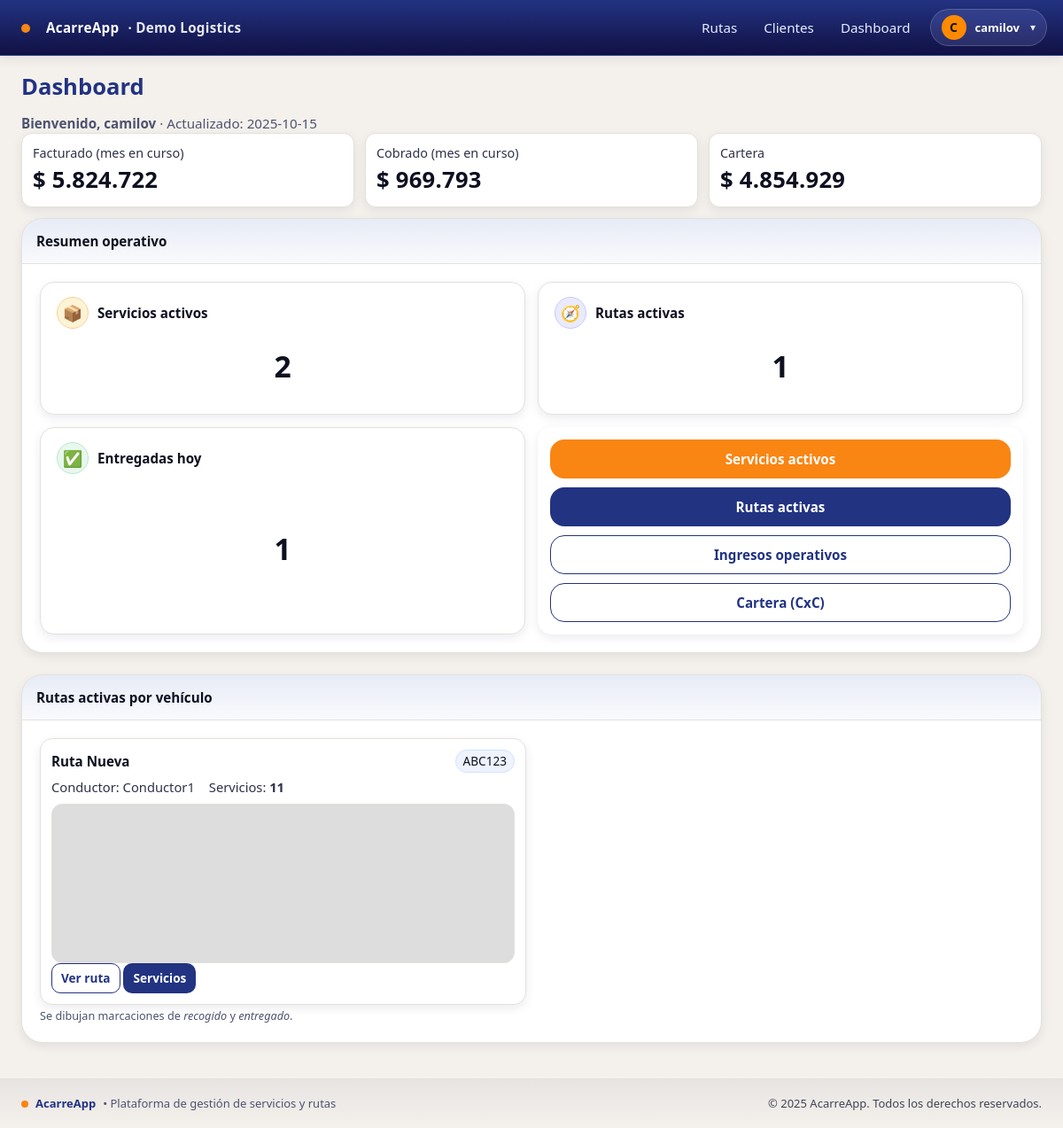
Page /dashboard/ (signed in) on the earlier database version.
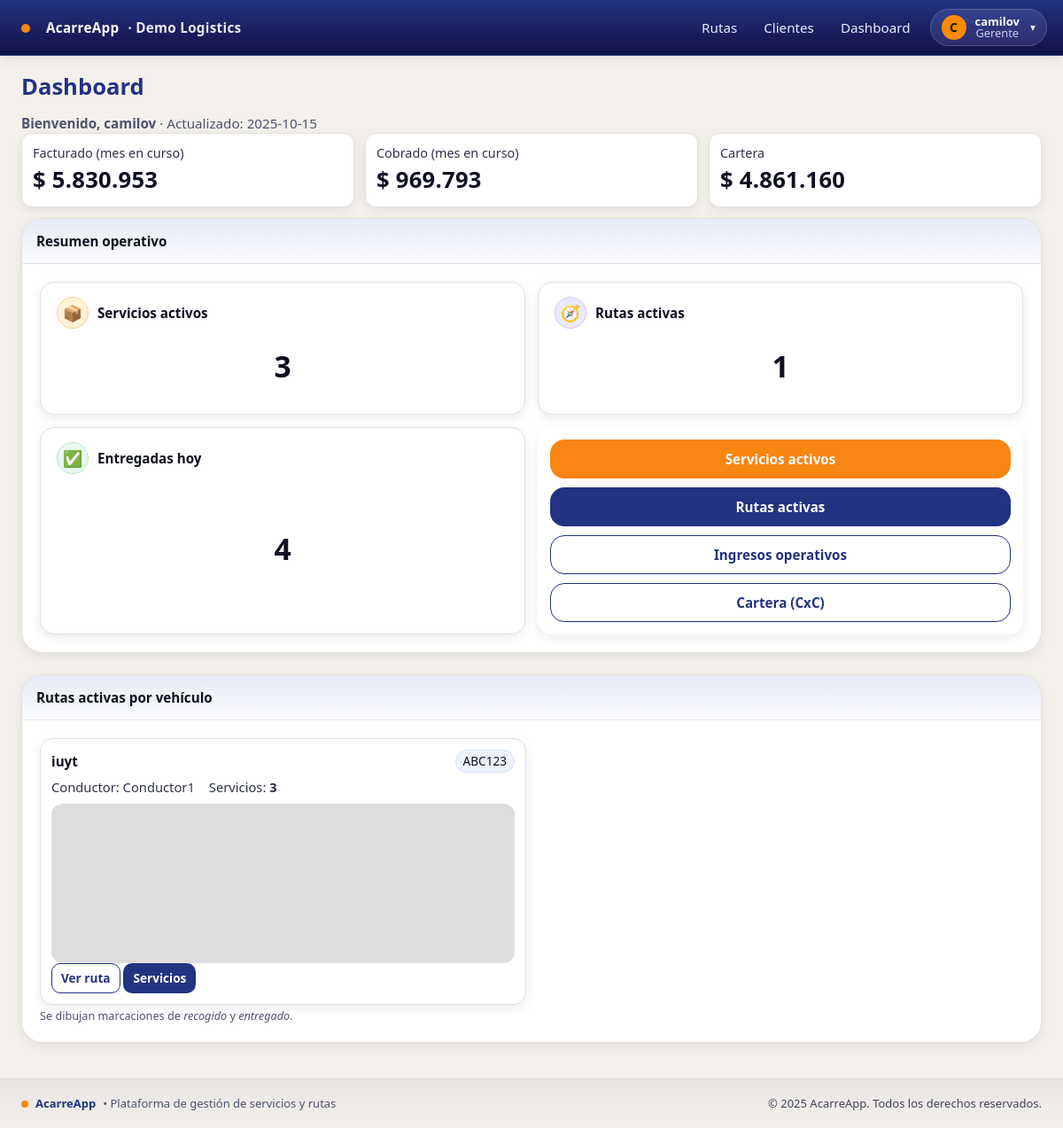
Same page on the later database version.
### rutas/models.py (models this page shows, shortened)
class Ruta(models.Model):
    empresa = models.ForeignKey(Empresa, on_delete=models.CASCADE)
    fecha_salida = models.DateField()
    vehiculo = models.ForeignKey(Vehiculo, on_delete=models.PROTECT)
    conductor = models.ForeignKey(User, on_delete=models.PROTECT)
    base_efectivo = models.DecimalField(max_digits=10, decimal_places=2, default=200000)
    estado = models.CharField(max_length=20, choices=[('ACTIVA', 'Activa'), ('CERRADA', 'Cerrada')], default='ACTIVA')
    nombre = models.CharField(max_length=150, blank=True, help_text="Ej: Jardin - Medellin - Jardin")
    created_at = models.DateTimeField(auto_now_add=True)

### empresa/models.py (models this page shows, shortened)
class Vehiculo(models.Model):
    empresa = models.ForeignKey(Empresa, on_delete=models.PROTECT)
    placa = models.CharField(max_length=15)
    marca = models.CharField(max_length=60, blank=True)
    modelo = models.CharField(max_length=60, blank=True)
    activo = models.BooleanField(default=True)
    class Meta:
        unique_together = [('empresa','placa')]
        ordering = ['placa']

### usuarios/models.py (models this page shows, shortened)
class UserProfile(models.Model):
    user = models.OneToOneField(User, on_delete=models.CASCADE)
    empresa = models.ForeignKey(Empresa, on_delete=models.PROTECT, null=True)
    rol = models.CharField(max_length=20, choices=[('GERENTE','Gerente'),('CONDUCTOR','Conductor')])

### dashboard/views.py (the view)
# urls.py: path("", views.DashboardHomeView.as_view(), name="home"),
class DashboardHomeView(GerenteRequiredMixin, TemplateView):
    template_name = "dashboard/index.html"
    def get_context_data(self, **kwargs):
        ctx = super().get_context_data(**kwargs)
        hoy = localdate()
        primer_dia_mes = date(hoy.year, hoy.month, 1)
        serv_empresa = _empresa_serv_qs()
        serie_mes = serv_empresa.filter(ruta__fecha_salida__range=(primer_dia_mes, hoy))
        fact = serie_mes.aggregate(t=Coalesce(Sum("valor"), 0))["t"] or 0
        cob  = serie_mes.aggregate(t=Coalesce(Sum("anticipo"), 0))["t"] or 0
        servicios_activos = _servicios_no_entregados(serv_empresa).filter(
            ruta__in=_rutas_activas_qs()
        ).count()
        rutas_activas = _rutas_activas_count()
        serv_hoy_base = _filter_day(serv_empresa, "ruta__fecha_salida", Ruta, "fecha_salida", hoy)
        pendientes_hoy = _servicios_no_entregados(serv_hoy_base).count()
        entregadas_hoy = _servicios_entregados_hoy(serv_empresa, hoy).count()
        u = self.request.user
        nombre_usuario = (f"{getattr(u,'first_name','')} {getattr(u,'last_name','')}".strip()
                          or getattr(u, "username", ""))
        ctx.update({
            "hoy": hoy,
            "kpi_facturado": int(fact),
            "kpi_cobrado": int(cob),
            "kpi_cartera": int(fact) - int(cob),
            "servicios_activos": servicios_activos,
            "rutas_activas": rutas_activas,
            "pendientes_hoy": pendientes_hoy,
            "entregadas_hoy": entregadas_hoy,
            "nombre_usuario": nombre_usuario,
            "rutas_cards": _rutas_activas_cards(limit=6),
        })
        return ctx

### acarreapp/context_processors.py (called while the page is built)
def vapid_public_key(request):
    return {"VAPID_PUBLIC_KEY": settings.VAPID_PUBLIC_KEY}

### acarreapp/tenancy.py (called while the page is built)
def set_current_empresa(empresa):
    _state.empresa = empresa

def get_current_empresa():
    return getattr(_state, 'empresa', None)

def empresa_context(request):
    return {'empresa_actual': get_current_empresa()}

### dashboard/views.py (called while the page is built)
def _empresa_serv_qs():
    emp = get_current_empresa()
    qs = Servicio.objects.select_related("ruta", "cliente", "ruta__conductor")
    return qs.filter(ruta__empresa=emp) if emp else qs

def _rutas_qs_base():
    qs = Ruta.objects.select_related("vehiculo", "conductor")
    emp = get_current_empresa()
    if emp:
        qs = qs.filter(empresa=emp)
    return qs

def _rutas_activas_qs():
    qs = _rutas_qs_base()
    if hasattr(Ruta, "estado"):
        qs = qs.filter(estado="ACTIVA")
    elif hasattr(Ruta, "cerrada"):
        qs = qs.filter(cerrada=False)
    return qs

def _rutas_activas_count():
    return _rutas_activas_qs().count()

def _servicios_no_entregados(qs):
    if hasattr(Servicio, "entregado"):
        return qs.filter(entregado=False)
    return qs.filter(entregado_en__isnull=True)

### templates/dashboard/index.html (shortened to what this page needs)
{% extends "base.html" %}
{% load humanize l10n %}
{% block content %}
<header class="mb-2">
  <h1 class="m-0">Dashboard</h1>
  <div class="text-muted" style="margin-top:2px;">
    <strong>Bienvenido, {{ nombre_usuario }}</strong> · Actualizado: {{ hoy|date:"Y-m-d" }}
  </div>
</header>
<div class="kpi-deck">
  <div class="kpi-card">
    <div class="kpi-label">Facturado (mes en curso)</div>
    <div class="kpi-value">$ {{ kpi_facturado|intcomma }}</div>
  </div>
  <div class="kpi-card">
    <div class="kpi-label">Cobrado (mes en curso)</div>
    <div class="kpi-value">$ {{ kpi_cobrado|intcomma }}</div>
  </div>
  <div class="kpi-card">
    <div class="kpi-label">Cartera</div>
    <div class="kpi-value">$ {{ kpi_cartera|intcomma }}</div>
  </div>
</div>
<div style="height:12px;"></div>
<section class="card">
  <div class="card-header">Resumen operativo</div>
  <div class="card-body">
    <div class="ops-grid">
      <a class="stat" href="{% url 'rutas:list' %}?activas=1" aria-label="Servicios activos">
        <div class="stat-head">
          <span class="stat-icon bg-amber">📦</span>
          <span class="stat-title">Servicios activos</span>
        </div>
        <div class="stat-number">{{ servicios_activos }}</div>
      </a>
      <a class="stat" href="{% url 'rutas:list' %}?activas=1" aria-label="Rutas activas">
        <div class="stat-head">
          <span class="stat-icon bg-indigo">🧭</span>
          <span class="stat-title">Rutas activas</span>
        </div>
        <div class="stat-number">{{ rutas_activas }}</div>
      </a>
      <div class="stat" aria-label="Entregadas hoy">
        <div class="stat-head">
          <span class="stat-icon bg-green">✅</span>
          <span class="stat-title">Entregadas hoy</span>
        </div>
        <div class="stat-number">{{ entregadas_hoy }}</div>
      </div>
      <div class="stat-actions">
        <a class="btn btn-accent btn-block"  href="{% url 'rutas:list' %}?activas=1">Servicios activos</a>
        <a class="btn btn-primary btn-block" href="{% url 'rutas:list' %}?activas=1">Rutas activas</a>
        <a class="btn btn-outline btn-block" href="{% url 'dashboard:operacion' %}">Ingresos operativos</a>
        <a class="btn btn-outline btn-block" href="{% url 'dashboard:cartera' %}">Cartera (CxC)</a>
      </div>
    </div>
  </div>
</section>
<div style="height:24px;"></div>
{% if rutas_cards %}
<section class="card">
  <div class="card-header">Rutas activas por vehículo</div>
  <div class="card-body">
    <div class="routes-grid">
      {% for r in rutas_cards %}
      <div class="route-mini">
        <div class="route-top">
          <div class="route-title">{{ r.nombre }}</div>
          <div class="route-chip">{{ r.placa }}</div>
        </div>
        <div class="route-meta">
          <span>Conductor: {{ r.conductor|default:"—" }}</span>
          <span>Servicios: <strong>{{ r.servicios_total }}</strong></span>
        </div>
        <div id="map-route-{{ r.id }}" class="mini-map" aria-label="Mapa de {{ r.nombre }}"></div>
        <div class="route-actions">
          <a class="btn btn-sm btn-outline" href="{% url 'dashboard:ruta_recorrido' r.id %}">Ver ruta</a>
          <a class="btn btn-sm btn-outline-primary" href="{% url 'servicios:por_ruta' r.id %}">Servicios</a>
        </div>
      </div>
      {% endfor %}
    </div>
    <small class="text-muted">Se dibujan marcaciones de <em>recogido</em> y <em>entregado</em>.</small>
  </div>
</section>
{% endif %}
{% endblock %}
{% block extra_css %}
<link rel="stylesheet" href="https://unpkg.com/leaflet@1.9.4/dist/leaflet.css">
{% endblock %}

### templates/includes/navbar.html (shortened to what this page needs)
<header class="navbar">
  <div class="container nav-inner" style="padding-left:18px; padding-right:18px;">
    <a class="brand" href="{% url 'rutas:list' %}" style="display:flex;align-items:center;gap:10px;">
      <span class="dot" style="margin-left:6px;margin-right:8px;transform:translateY(1px);"></span>
      <span>AcarreApp</span>
      {% if empresa_actual %}
        <span class="empresa">· {{ empresa_actual.nombre }}</span>
      {% endif %}
    </a>
    {% if request.user.is_authenticated %}
      {% with rol=request.user.userprofile.rol|default_if_none:'' %}
        {% if request.user.is_superuser or request.user.is_staff or rol == 'GERENTE' %}
          <nav class="nav main-nav" aria-label="Navegación principal">
            <a href="{% url 'rutas:list' %}">Rutas</a>
            <a href="{% url 'empresa:clientes_list' %}">Clientes</a>
            <a href="{% url 'dashboard:home' %}">Dashboard</a>
          </nav>
        {% else %}
          <nav class="nav main-nav" aria-label="Navegación principal">
            <a href="{% url 'rutas:list' %}">Rutas</a>
          </nav>
        {% endif %}
        <div class="menu-right" style="display:flex;align-items:center;gap:10px;">
          <button class="userchip" id="userchip" aria-haspopup="true" aria-expanded="false"
                  title="{{ request.user.get_full_name|default:request.user.username }}">
            <span class="avatar">
              {{ request.user.get_full_name|default:request.user.username|first|upper }}
            </span>
            <span class="meta">
              <span class="name">{{ request.user.get_full_name|default:request.user.username }}</span>
              {% if rol %}<span class="role">{{ rol|title }}</span>{% endif %}
            </span>
            <span class="caret">▾</span>
          </button>
        </div>
      {% endwith %}
    {% else %}
      <nav class="nav main-nav" aria-label="Navegación principal">
        <a href="{% url 'login' %}">Iniciar sesión</a>
      </nav>
    {% endif %}
  </div>
</header>

Differences in the rows shown:
no longer on this page (row edited): Ruta: nombre "Ruta Nueva"
added UserProfile: rol "Gerente"
added Ruta: nombre "iuyt"
Other differences:
{{ kpi_facturado|intcomma }}: "5.824.722" → "5.830.953"
{{ kpi_cartera|intcomma }}: "4.854.929" → "4.861.160"
{{ servicios_activos }}: "2" → "3"
{{ entregadas_hoy }}: "1" → "4"
new list line: "ABC123"
new list line: "Conductor: Servicios: 3 Ver ruta Servicios"
new list line: "Conductor1"
list line gone: "ABC123"
list line gone: "Conductor: Servicios: 11 Ver ruta Servicios"
list line gone: "Conductor1"
